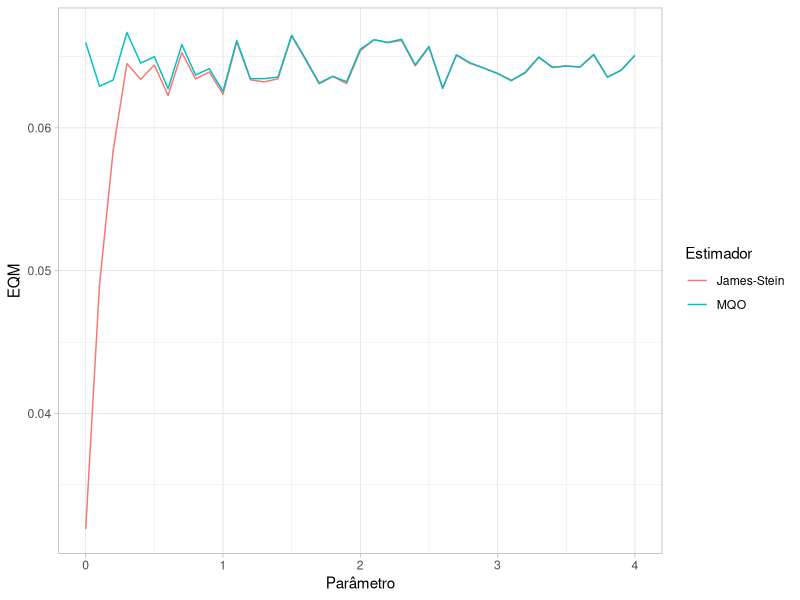
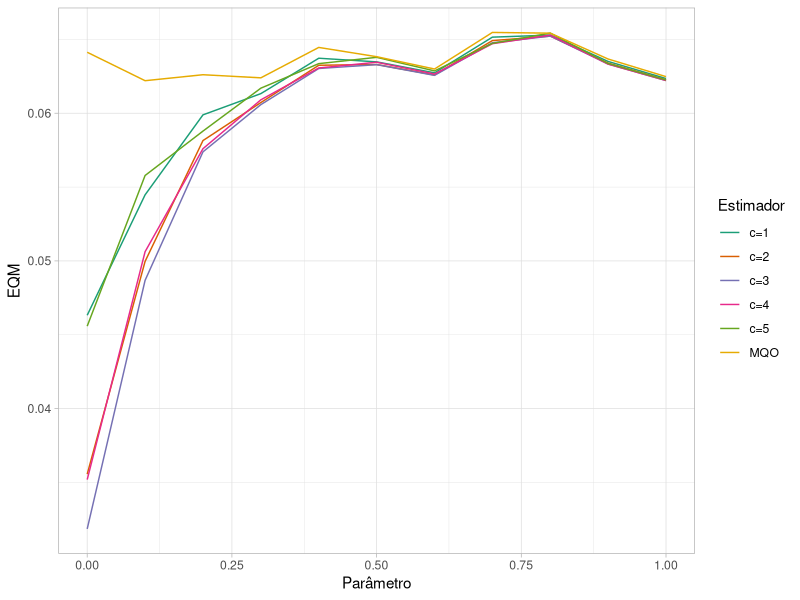

The R source for these figures, in order:
## ---- chunk 1

library(purrr)
library(ggplot2)
library(tidyr)
library(tibble)
library(dplyr)

## ---- chunk 2

simul_various_regs <- function(true_par,regs,n,k){
  
  x <- matrix(rnorm(n*k),ncol = k)
  y <- x%*%rep(true_par,k) + rnorm(n)
  
  res <- lm(y ~ x)
  
  ols <- coef(res)
  shrink_js <- n*as.vector(t(ols[-1])%*%cov(x)%*%ols[-1])
  ols_mat <- t(replicate(length(regs),ols[-1]))
  
  stein <- ols_mat - as.matrix(regs)%*%ols[-1]/shrink_js
  stein <- cbind(ols[1],stein)
  
  rownames(stein) <- regs
  
  return(rbind(ols,stein))
  
}


## ---- chunk 3

monte_carlo_loss <- function(true_par,regs,n,k,p){
  
  input <- replicate(p,true_par,simplify = F)
  output <- map(input,simul_various_regs,regs = regs,n = n,k = k)
  
  cofs <- c(0,rep(true_par,k))
  
  true_par_mat <- t(replicate(length(regs)+1,c(cofs)))
  
  loss <- map(output,function(x){(x-true_par_mat)^2 %>% rowSums()})
  
  loss <- do.call(rbind,loss) %>% colMeans()
  
  return(loss)
  
}


## ---- chunk 4

monte_carlo_pars <- function(true_pars,regs,n,k,p){
  
  input <- as.list(true_pars)
  output <- map(input,monte_carlo_loss,regs = regs,n=n,k=k,p=p)
  
  result <- do.call(rbind,output)
  rownames(result) <- true_pars
  
  
  return(result)
  
}


## ---- chunk 5

params <- seq(0,4,by=0.1)

teste <- monte_carlo_pars(params,3,100,5,1000)

## ---- chunk 6

tidy_teste <- as_tibble(teste) %>% 
  rename("James-Stein"="3", "MQO" = ols) %>% 
  bind_cols(params = params) %>% 
  pivot_longer(!params)

ggplot(tidy_teste,aes(x=params,y=value,color=name)) + 
  geom_line() + 
  labs(x = "Parâmetro", y = "EQM", color = "Estimador") + 
  theme_light()

## ---- chunk 7

params <- seq(0,1,by=0.1)
regs <- seq(1,5,by=1)

teste <- monte_carlo_pars(params,regs,100,5,1000)


tidy_teste <- as_tibble(teste) %>% 
  rename("MQO" = ols) %>% 
  rename_with(.fn = ~(paste0("c=",.)),.cols = matches("[[:digit:]]")) %>% 
  bind_cols(params = params) %>% pivot_longer(!params)

ggplot(tidy_teste,aes(x=params,y=value,color=name)) + 
  geom_line() + labs(x = "Parâmetro", y = "EQM", color = "Estimador") + 
  theme_light() + 
  scale_color_brewer(palette = "Dark2")


